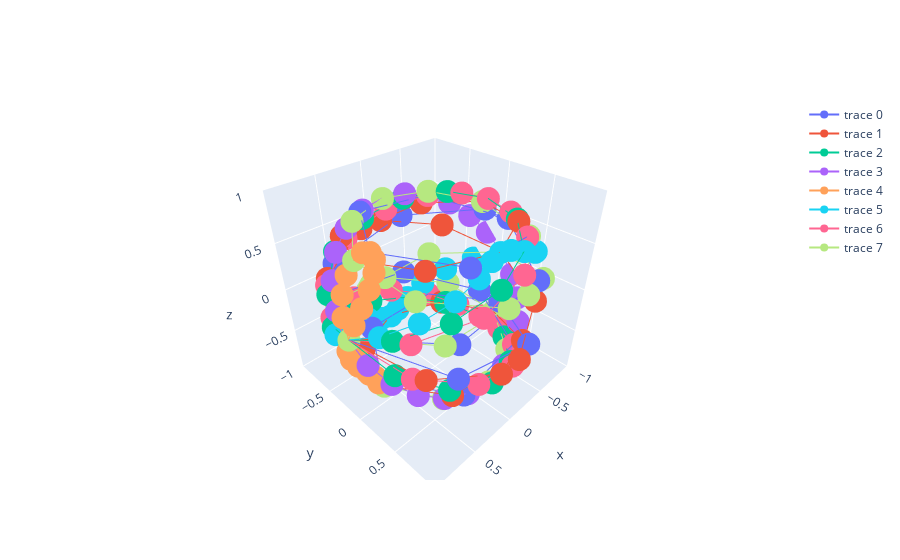

Notebook code for this chart:
### Code cell
sun_paths = [sun_trajectory(v_platform=v) for v in np.arange(-3,5,1)]

data = [
        go.Scatter3d(
        x=sun[:,0],
        y=sun[:,1],
        z=sun[:,2]
        )
 for sun in sun_paths]

fig = go.Figure(
    data,
    layout=go.Layout(
        scene={
            "aspectmode": "cube",
            "xaxis": {"range": [-1,1]},
            "yaxis": {"range": [-1,1]},
            "zaxis": {"range": [-1,1]}
        }
    )
)
fig.show()
